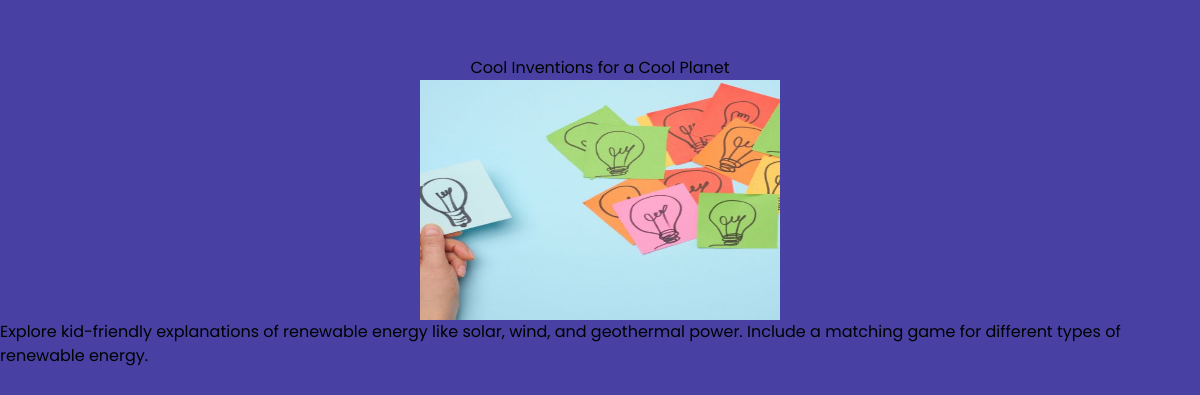
/articles/the-future-of-our-planet/subtopics/11/, run on the app's committed database.
### myapp/models.py (models this page shows, shortened)
class Subtopic(models.Model):
    article = models.ForeignKey(Article, on_delete=models.CASCADE, related_name='subtopics')
    title = models.CharField(max_length=255)
    description = models.TextField(blank=True, null=True)
    image = models.ImageField(upload_to='subtopics/images/', blank=True, null=True)  # Add image field

### myapp/views.py (the view)
def subtopic_detail(request, article_slug, subtopic_id):
    article = get_object_or_404(Article, slug=article_slug)
    subtopic = get_object_or_404(Subtopic, id=subtopic_id, article=article)
    return render(request, 'subtopic_detail.html', {'article': article, 'subtopic': subtopic})

### myapp/templates/subtopic_detail.html
{% extends 'base.html' %}
{% block content %}
<div class="flex flex-col items-center pt-14">
    <h2>{{ subtopic.title }}</h2>
    <img src="{{ subtopic.image.url }}" alt="{{ subtopic.title }}" class="w-[30%] h-[15rem]">
    <p>{{ subtopic.description }}</p>
  </div>
{% endblock %}

### myapp/static/style.css (style rules this page uses)
body { font-family: 'Poppins', sans-serif; }

### data on the page
Subtopic: title "Cool Inventions for a Cool Planet", image (picture), description "Explore kid-friendly explanations of renewable energy like solar, wind, and geothermal power. Include a matching game for different types of renewable energy."
